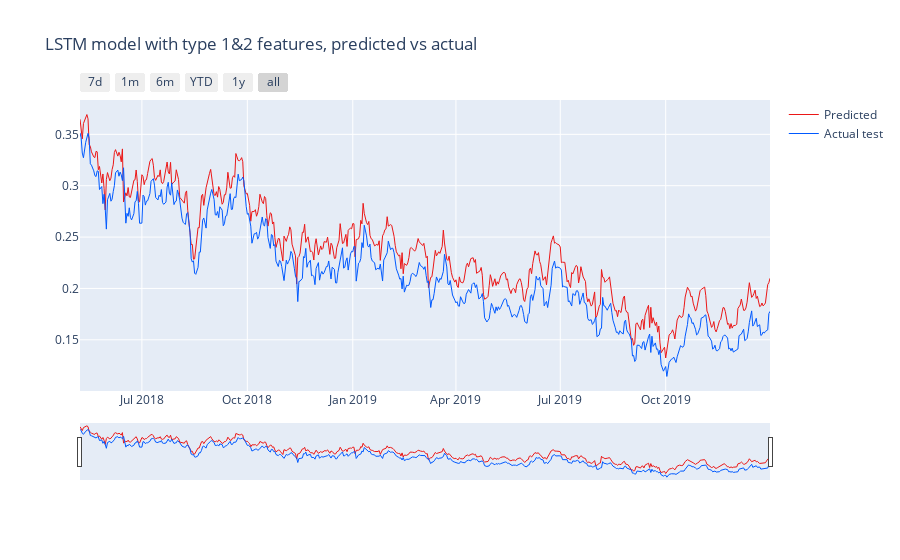

The code cell stored with this chart in its notebook:
### Code cell
draw_graph(lstm_comb_prediction, ["Predicted", "Actual test"], ["#eb1717","#0059ff"], "LSTM model with type 1&2 features, predicted vs actual")

### Figure 1 — Plotly figure (JSON) as saved in the notebook; plotly's stock layout.template omitted (floating-point values rounded to 4 significant figures; data arrays with more than 128 entries replaced by an {"elided": "..."} marker saying what was removed)
{"data": [{"line": {"width": 1}, "marker": {"color": "#eb1717"}, "mode": "lines", "name": "Predicted", "type": "scatter", "x": {"elided": "517 str values"}, "y": {"elided": "517 float values"}, "yaxis": "y"}, {"line": {"width": 1}, "marker": {"color": "#0059ff"}, "mode": "lines", "name": "Actual test", "type": "scatter", "x": {"elided": "517 str values"}, "y": {"elided": "517 float values"}, "yaxis": "y"}], "layout": {"title": {"text": "LSTM model with type 1&2 features, predicted vs actual"}, "xaxis": {"rangeselector": {"buttons": [{"count": 7, "label": "7d", "step": "day", "stepmode": "backward"}, {"count": 1, "label": "1m", "step": "month", "stepmode": "backward"}, {"count": 6, "label": "6m", "step": "month", "stepmode": "backward"}, {"count": 1, "label": "YTD", "step": "year", "stepmode": "todate"}, {"count": 1, "label": "1y", "step": "year", "stepmode": "backward"}, {"step": "all"}]}, "rangeslider": {"visible": true}, "type": "date"}, "yaxis2": {"side": "right", "tickmode": "auto", "title": {"text": "Normalized value"}}}}
